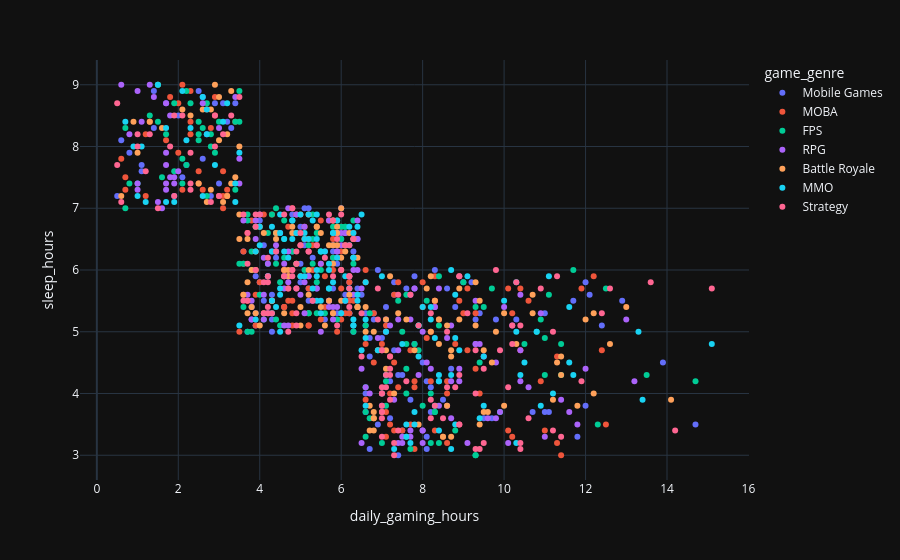

The cell this chart's notebook holds for it:
### Code cell
fig = px.scatter(
    df1,
    x="daily_gaming_hours",
    y="sleep_hours",
    color="game_genre",
)

fig.show()

### Figure 1 — Plotly figure (JSON) as saved in the notebook; plotly's stock layout.template omitted (floating-point values rounded to 4 significant figures; data arrays with more than 128 entries replaced by an {"elided": "..."} marker saying what was removed)
{"data": [{"hovertemplate": "game_genre=Mobile Games<br>daily_gaming_hours=%{x}<br>sleep_hours=%{y}<extra></extra>", "legendgroup": "Mobile Games", "marker": {"color": "#636efa", "symbol": "circle"}, "mode": "markers", "name": "Mobile Games", "orientation": "v", "showlegend": true, "x": {"elided": "139 float values"}, "xaxis": "x", "y": {"elided": "139 float values"}, "yaxis": "y", "type": "scatter"}, {"hovertemplate": "game_genre=MOBA<br>daily_gaming_hours=%{x}<br>sleep_hours=%{y}<extra></extra>", "legendgroup": "MOBA", "marker": {"color": "#EF553B", "symbol": "circle"}, "mode": "markers", "name": "MOBA", "orientation": "v", "showlegend": true, "x": {"elided": "156 float values"}, "xaxis": "x", "y": {"elided": "156 float values"}, "yaxis": "y", "type": "scatter"}, {"hovertemplate": "game_genre=FPS<br>daily_gaming_hours=%{x}<br>sleep_hours=%{y}<extra></extra>", "legendgroup": "FPS", "marker": {"color": "#00cc96", "symbol": "circle"}, "mode": "markers", "name": "FPS", "orientation": "v", "showlegend": true, "x": {"elided": "134 float values"}, "xaxis": "x", "y": {"elided": "134 float values"}, "yaxis": "y", "type": "scatter"}, {"hovertemplate": "game_genre=RPG<br>daily_gaming_hours=%{x}<br>sleep_hours=%{y}<extra></extra>", "legendgroup": "RPG", "marker": {"color": "#ab63fa", "symbol": "circle"}, "mode": "markers", "name": "RPG", "orientation": "v", "showlegend": true, "x": {"elided": "146 float values"}, "xaxis": "x", "y": {"elided": "146 float values"}, "yaxis": "y", "type": "scatter"}, {"hovertemplate": "game_genre=Battle Royale<br>daily_gaming_hours=%{x}<br>sleep_hours=%{y}<extra></extra>", "legendgroup": "Battle Royale", "marker": {"color": "#FFA15A", "symbol": "circle"}, "mode": "markers", "name": "Battle Royale", "orientation": "v", "showlegend": true, "x": {"elided": "141 float values"}, "xaxis": "x", "y": {"elided": "141 float values"}, "yaxis": "y", "type": "scatter"}, {"hovertemplate": "game_genre=MMO<br>daily_gaming_hours=%{x}<br>sleep_hours=%{y}<extra></extra>", "legendgroup": "MMO", "marker": {"color": "#19d3f3", "symbol": "circle"}, "mode": "markers", "name": "MMO", "orientation": "v", "showlegend": true, "x": {"elided": "143 float values"}, "xaxis": "x", "y": {"elided": "143 float values"}, "yaxis": "y", "type": "scatter"}, {"hovertemplate": "game_genre=Strategy<br>daily_gaming_hours=%{x}<br>sleep_hours=%{y}<extra></extra>", "legendgroup": "Strategy", "marker": {"color": "#FF6692", "symbol": "circle"}, "mode": "markers", "name": "Strategy", "orientation": "v", "showlegend": true, "x": {"elided": "141 float values"}, "xaxis": "x", "y": {"elided": "141 float values"}, "yaxis": "y", "type": "scatter"}], "layout": {"xaxis": {"anchor": "y", "domain": [0.0, 1.0], "title": {"text": "daily_gaming_hours"}}, "yaxis": {"anchor": "x", "domain": [0.0, 1.0], "title": {"text": "sleep_hours"}}, "legend": {"title": {"text": "game_genre"}, "tracegroupgap": 0}, "margin": {"t": 60}}}
